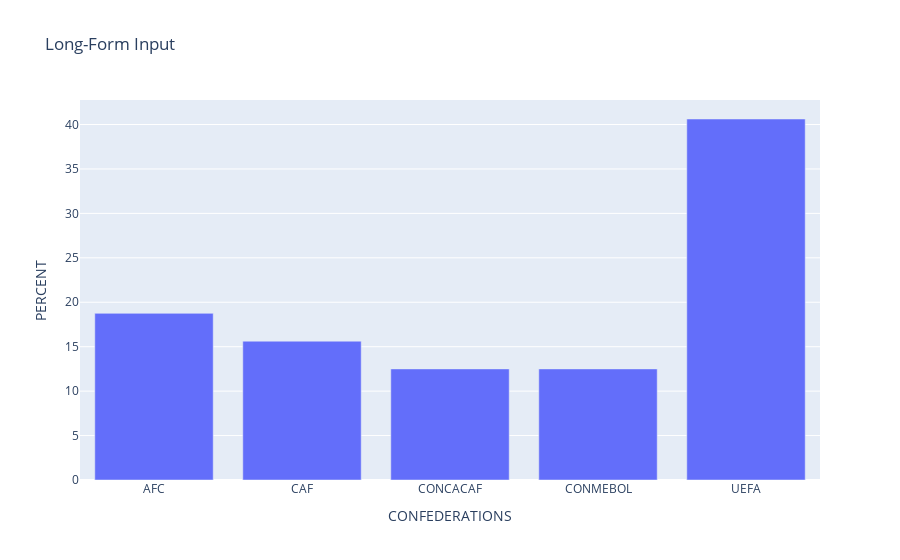

The cell this chart's notebook holds for it:
### Code cell
fig = px.bar(group_conf, x="CONFEDERATIONS", y="PERCENT",title="Long-Form Input")
fig.show()

### Figure 1 — Plotly figure (JSON) as saved in the notebook; plotly's stock layout.template omitted (floating-point values rounded to 4 significant figures)
{"data": [{"alignmentgroup": "True", "hovertemplate": "CONFEDERATIONS=%{x}<br>PERCENT=%{y}<extra></extra>", "legendgroup": "", "marker": {"color": "#636efa", "pattern": {"shape": ""}}, "name": "", "offsetgroup": "", "orientation": "v", "showlegend": false, "textposition": "auto", "type": "bar", "x": ["AFC", "CAF", "CONCACAF", "CONMEBOL", "UEFA"], "xaxis": "x", "y": [18.75, 15.62, 12.5, 12.5, 40.62], "yaxis": "y"}], "layout": {"barmode": "relative", "legend": {"tracegroupgap": 0}, "title": {"text": "Long-Form Input"}, "xaxis": {"anchor": "y", "domain": [0, 1], "title": {"text": "CONFEDERATIONS"}}, "yaxis": {"anchor": "x", "domain": [0, 1], "title": {"text": "PERCENT"}}}}
